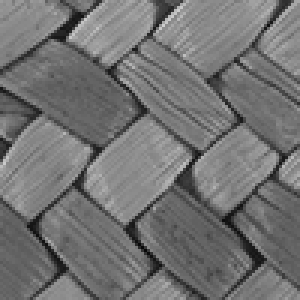
#> input picture pictures/1.bmp, 100 x 100 px (shown 3 times larger)
$ python prg.py
#> lines starting #> are read from the running program, lines starting #| are printed output that depends on the picture; after the words box and inside, x2 and y2 are one past the last pixel; in counts of white or black regions, pixels touching at a corner belong together
import numpy as np
import cv2
from matplotlib import pyplot as plt
from tabulate import tabulate

image_file = 'pictures/1.bmp'
image_file2 = 'pictures/2.bmp'
image_exam = 'pictures/2/exm2.bmp'
delta = 29
binary_coefficient = 0.5
n = 100
d = np.arange(100)

# допуски для базового класса
image_base = cv2.imread(image_file)
#> image_base is the input picture: shape (100, 100, 3); min 8, max 205, mean 114.7
image_base = cv2.cvtColor(image_base, cv2.COLOR_BGR2GRAY)
#> image_base: shape (100, 100)
image_array = np.around(np.mean(image_base, axis=1), 0)
#> image_array = 100 values, max 137 at index 54, min 96 at index 87, mean 114.7
VD = image_array + delta
#> VD = 100 values, max 166 at index 54, min 125 at index 87, mean 143.7
ND = image_array - delta
#> ND = 100 values, max 108 at index 54, min 67 at index 87, mean 85.72


def binarize(image_file):
    image_src = cv2.imread(image_file)
    image_src = cv2.cvtColor(image_src, cv2.COLOR_BGR2GRAY)
    image_src = cv2.resize(image_src, (100, 100))
    image_b = np.zeros(shape=(100, 100))
    ones = 0
    zeros = 0

    # бинаризация матрицы
    for i in range(len(image_src)):
        for j in range(len(image_src[i])):
            if ND[i] <= image_src[i][j] <= VD[i]:
                image_b[i][j] = 1
                # ones += 1
            else:
                image_b[i][j] = 0
                # zeros += 1

    # нахождение эталонного вектора
    e_vector = np.mean(image_b, axis=0)
    for i in range(len(e_vector)):
        if e_vector[i] > binary_coefficient:
            e_vector[i] = 1
        else:
            e_vector[i] = 0

    # print('binaries_matrix: ', image_b)
    # print('et vector: ', e_vector)
    # print('matrix: ', image_src)

    # соотошение 1/0 в матрице
    # print('\n', '1: ', round((ones / 10000) * 100, 2),
    #       '\n', '0: ', round((zeros / 10000) * 100), 2)

    # вывод картинок
    fig, (ax1, ax2) = plt.subplots(nrows=1, ncols=2, figsize=(10, 10))

    # ax1.axis("off")
    ax1.title.set_text('Original')

    # ax2.axis("off")
    ax2.title.set_text("Binarized")

    ax1.imshow(image_src, cmap='gray')
    ax2.imshow(image_b, cmap='binary')
    plt.tight_layout()
    plt.show()
    return e_vector, image_b


# вывод штрихкодов
def barcode(array):
    fig, ax = plt.subplots(nrows=1, ncols=1, figsize=(10, 2))
    ax.title.set_text("Barcode")
    ax.imshow(array.reshape(1, -1), cmap='binary', aspect='auto', interpolation='nearest')
    plt.show()


def distance2(ev1_arr, ev2_arr, b_array1, b_array2):
    ev1 = np.array(ev1_arr)
    ev2 = np.array(ev2_arr)
    arr1 = np.array(b_array1)
    arr2 = np.array(b_array2)

    result_e = sum(abs(ev1 - ev2))
    print('distance between ev1 and ev2:', result_e)

    sk1 = np.empty([int(len(arr1))])
    sk2 = np.empty([int(len(arr2))])

    for i in range(len(arr1)):
        sk1[i] = sum(abs(ev1 - arr1[i]))
    for i in range(len(arr2)):
        sk2[i] = sum(abs(ev1 - arr2[i]))
    print('sk1: ', sk1)
    print('sk2: ', sk2)

    return result_e, sk1, sk2


# создание таблицы (таблица + вызов функции подсчета sk1, sk2)
def table(vector1, vector2, img_b1, img_b2):
    # вызов функции подсчета sk1, sk2
    result_e, sk1, sk2 = distance2(vector1, vector2, img_b1, img_b2)
    # d = np.arange(n)
    k1 = np.zeros(n)
    k2 = np.zeros(n)

    for j in range(len(d)):
        for i in range(len(sk1)):
            if d[j] >= sk1[i]:
                k1[j] += 1

    for j in range(len(d)):
        for i in range(len(sk2)):
            if d[j] >= sk2[i]:
                k2[j] += 1

    d1 = (np.array(k1 / n)) + 0.0001
    d2 = (np.array(1 - k2 / n)) + 0.0001
    alfa = (1 - k1 / n) + 0.0001
    beta = (k2 / n) + 0.0001
    e = (0.5 * np.log2((d1 + d2) / (alfa + beta))) * (d1 + d2 - alfa - beta)

    esh = 1 + 0.5 * ((alfa / (alfa + d2)) * (np.log2(alfa / (alfa + d2))) +
                     (beta / (beta + d1)) * (np.log2(beta / (beta + d1))) +
                     (d1 / (d1 + beta)) * (np.log2(d1 / (d1 + beta))) +
                     (d2 / (d2 + alfa)) * (np.log2(d2 / (d2 + alfa))))

    d1 = d1 - 0.0001
    d2 = d2 - 0.0001
    alfa = alfa - 0.0001
    beta = beta - 0.0001
    # --- таблица значений картинкой ---
    table_values = np.column_stack([["ev1", "ev2"], [0, result_e], [result_e, 0]])

    fig, ax = plt.subplots(1, 1, figsize=(1, 1))
    column_labels = [" ", "ev1", "ev2"]
    ax.axis('tight')
    ax.axis('off')
    ax.table(cellText=table_values, colLabels=column_labels, loc="center")

    plt.show()

    print(
        tabulate(np.array([d, k1, k2, d1, d2, alfa, beta, e, esh]).T,
                 headers=["d", "K1", "K2", "D1", "D2", "α", "β", "E", "Esh"]))

    e0 = np.ones(100)
    for i in range(100):
        if d1[i] < 0.5 or d2[i] < 0.5 or d[i] > result_e:
            e0[i] = 0
        else:
            e0[i] = e[i]

    esh0 = np.ones(100)
    for i in range(100):
        if d1[i] < 0.5 or d2[i] < 0.5 or d[i] > result_e:
            esh0[i] = 0
        else:
            esh0[i] = esh[i]

    return e, esh, e0, esh0, result_e


def searchMaxE(ek, esh):
    ekmax = np.amax(ek)
    eshmax = np.amax(esh)
    value1, maxIndK = max(zip(ek, range(len(ek))))
    value2, maxIndSh = max(zip(esh, range(len(esh))))
    return ekmax, eshmax, maxIndK, maxIndSh


def exam(image_be, ev1, ev2, maxIndK1, maxIndK2):
    mu1avk = np.zeros(100)
    mu2avk = np.zeros(100)
    for i in range(len(image_be)):
        x = image_be[i]
        d1 = sum(abs(ev1 - x))
        d2 = sum(abs(ev2 - x))
        mu1k = 1 - d1 / maxIndK1
        mu2k = 1 - d2 / maxIndK2
        mu1avk[i] = mu1k
        mu2avk[i] = mu2k

    print("mu1: ", np.average(mu1avk), "mu2: ", np.average(mu2avk))
    if np.average(mu1avk) > 0 or np.average(mu2avk) > 0:
        print("Отже скоріше за все дані реалізації належать класу ",
              np.argmax([np.average(mu1avk), np.average(mu2avk)]) + 1)
    else:
        print("Отже скоріше за все дані реалізації не належать жодному з класів")


e_vector, image_b1 = binarize(image_file)
#> the loop in binarize, `for i in range(len(image_src)):` made 100 passes
#> after the loop in binarize, `for i in range(len(image_src)):`:
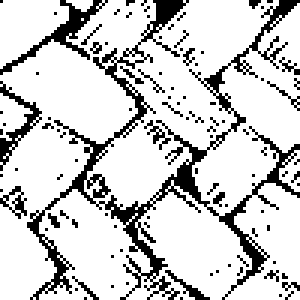
#> image_b: shape (100, 100) float64 (shown 3 times larger); values 0 (black) and 1 (white), 80.6% white; black in thin lines or dots
#> in binarize, `e_vector = np.mean(image_b, axis=0)`: e_vector = 100 values, max 0.93 at index 68, min 0.69 at index 45, mean 0.806
#> the loop in binarize, `for i in range(len(e_vector)):` made 100 passes
#> after the loop in binarize, `for i in range(len(e_vector)):`: e_vector = 100 values from 1 to 1
#> e_vector = 100 values from 1 to 1
barcode(e_vector)
e_vector2, image_b2 = binarize(image_file2)
#> call 2 of binarize, with image_file = 'pictures/2.bmp'
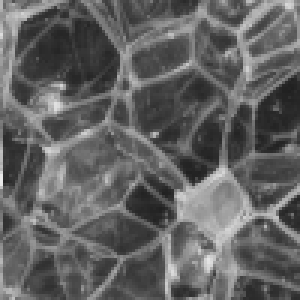
#> input picture pictures/2.bmp, 100 x 100 px (shown 3 times larger)
#> in binarize, image_src is the input picture: shape (100, 100, 3); min 32, max 233, mean 97.8
#> the loop in binarize (call 2), `for i in range(len(image_src)):` made 100 passes
#> after the loop in binarize (call 2), `for i in range(len(image_src)):`:
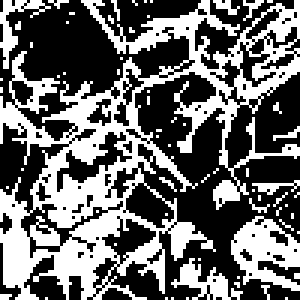
#> image_b: shape (100, 100) float64 (shown 3 times larger); values 0 (black) and 1 (white), 41.3% white; 65 white regions (59 under 20 px), largest, box (x1, y1, x2, y2) and area: (0, 0, 100, 100) 3342, (77, 72, 100, 97) 317, (57, 86, 81, 100) 130, (0, 0, 17, 23) 103, (84, 60, 100, 65) 33, (71, 0, 80, 5) 22
#> in binarize (call 2), `e_vector = np.mean(image_b, axis=0)`: e_vector = 100 values, max 0.62 at index 28, min 0.21 at index 55, mean 0.413
#> the loop in binarize (call 2), `for i in range(len(e_vector)):` made 100 passes
#> after the loop in binarize (call 2), `for i in range(len(e_vector)):`: e_vector = 100 values, max 1 at index 1, min 0 at index 0, mean 0.17
#> e_vector2 has the same summary as e_vector in binarize
barcode(e_vector2)
e_vector3, image_be = binarize(image_exam)
#> call 3 of binarize, with image_file = 'pictures/2/exm2.bmp'
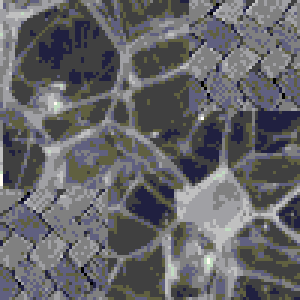
#> input picture pictures/2/exm2.bmp, 100 x 100 px (shown 3 times larger)
#> in binarize, image_src is the input picture: shape (100, 100, 3); mean B, G, R 104.3, 101, 100.9
#> the loop in binarize (call 3), `for i in range(len(image_src)):` made 100 passes
#> after the loop in binarize (call 3), `for i in range(len(image_src)):`:
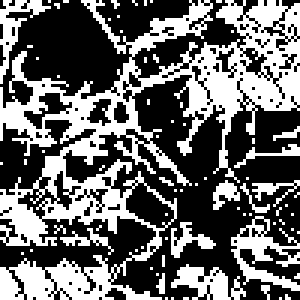
#> image_b: shape (100, 100) float64 (shown 3 times larger); values 0 (black) and 1 (white), 40.6% white; 74 white regions (64 under 20 px), largest, box (x1, y1, x2, y2) and area: (0, 0, 100, 100) 3144, (77, 72, 100, 97) 222, (57, 88, 82, 100) 152
#> in binarize (call 3), `e_vector = np.mean(image_b, axis=0)`: e_vector = 100 values, max 0.58 at index 5, min 0.17 at index 56, mean 0.406
#> the loop in binarize (call 3), `for i in range(len(e_vector)):` made 100 passes
#> after the loop in binarize (call 3), `for i in range(len(e_vector)):`: e_vector = 100 values, max 1 at index 0, min 0 at index 3, mean 0.1
#> e_vector3 has the same summary as e_vector in binarize
barcode(e_vector3)
#> in barcode (call 3), `plt.show()`:
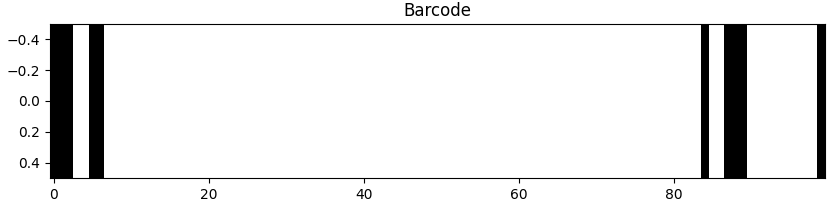
#> figure drawn by matplotlib, 1 panel
e1, esh1, e01, esh01, result_e = table(e_vector, e_vector2, image_b1, image_b2)
#> in distance2, `ev1 = np.array(ev1_arr)`: ev1 = 100 values from 1 to 1
#> in distance2, `ev2 = np.array(ev2_arr)`: ev2 = 100 values, max 1 at index 1, min 0 at index 0, mean 0.17
#> in distance2, `result_e = sum(abs(ev1 - ev2))`: result_e = 83
#| distance between ev1 and ev2: 83.0
#> in distance2, `sk1 = np.empty([int(len(arr1))])`: sk1 = 100 values, max 1 at index 0, min 0 at index 1, mean 0.83
#> in distance2, `sk2 = np.empty([int(len(arr2))])`: sk2 has the same summary as sk1
#> the loop in distance2, `for i in range(len(arr1)):` made 100 passes
#> after the loop in distance2, `for i in range(len(arr1)):`: sk1 = 100 values, max 35 at index 0, min 9 at index 79, mean 19.4
#> the loop in distance2, `for i in range(len(arr2)):` made 100 passes
#> after the loop in distance2, `for i in range(len(arr2)):`: sk2 = 100 values, max 79 at index 58, min 31 at index 84, mean 58.69
#| sk1:  [35. 28. 24. 25. 27. 21. 15. 16. 17. 17. 16. 14. 19. 16. 20. 18. 25. 26.
#|  27. 21. 26. 20. 20. 21. 18. 12. 16. 18. 12. 14. 12. 13. 16. 11. 19. 13.
#|  13. 13. 12. 14. 18. 18. 20. 22. 25. 23. 24. 27. 22. 25. 25. 21. 16. 17.
#|  12. 11. 13. 13. 22. 23. 25. 28. 25. 29. 29. 29. 24. 28. 29. 25. 27. 27.
#|  22. 16. 17. 17. 15. 12. 13.  9. 14. 12. 14. 17. 13. 16. 17. 16. 19. 15.
#|  20. 21. 18. 19. 23. 27. 20. 21. 17. 18.]
#| sk2:  [55. 59. 62. 71. 73. 70. 62. 58. 54. 61. 63. 66. 61. 64. 67. 66. 71. 69.
#|  72. 73. 74. 73. 66. 57. 59. 70. 59. 53. 61. 61. 59. 70. 61. 63. 57. 47.
#|  51. 54. 59. 58. 67. 65. 60. 65. 66. 63. 61. 56. 65. 67. 61. 56. 65. 68.
#|  67. 70. 73. 78. 79. 73. 61. 43. 54. 48. 52. 59. 54. 56. 61. 67. 66. 61.
#|  63. 58. 54. 46. 45. 44. 42. 44. 44. 34. 36. 35. 31. 36. 37. 41. 46. 50.
#|  46. 45. 45. 52. 50. 55. 70. 71. 69. 64.]
#> in table, `result_e, sk1, sk2 = distance2(vector1, vector2, img_b1, img_b2)`: result_e = 83
#> after the loop in table, `for i in range(100):`: e0 = 100 values, max 7.53 at index 29, min 0 at index 0, mean 1.43
#> after the loop in table, `for i in range(100):`: esh0 = 100 values, max 0.959 at index 29, min 0 at index 0, mean 0.311
#> e1 = 100 values, max 7.53 at index 29, min 0 at index 0, mean 1.47; esh1 = 100 values, max 0.959 at index 29, min 0 at index 0, mean 0.445; e01 has the same summary as e0 in table; esh01 has the same summary as esh0 in table; result_e = 83
e2, esh2, e02, esh02, result_e2 = table(e_vector2, e_vector, image_b2, image_b1)
#> the loop in distance2 (call 2), `for i in range(len(arr1)):` made 100 passes
#> the loop in distance2 (call 2), `for i in range(len(arr2)):` made 100 passes
#> e2 = 100 values, max 13.29 at index 56, min 0 at index 0, mean 1.42; esh2 = 100 values, max 0.999 at index 56, min 0 at index 0, mean 0.36; e02 = 100 values, max 13.29 at index 56, min 0 at index 0, mean 1.38; esh02 = 100 values, max 0.999 at index 56, min 0 at index 0, mean 0.24; result_e2 = 83

fig, ([ax1, ax2], [ax3, ax4]) = plt.subplots(nrows=2, ncols=2, gridspec_kw={'height_ratios': [4, 2]})

ax1.plot(e1, color="black")
ax1.plot(e01, color="black")
ax2.plot(e2, color="black")
ax2.plot(e02, color="black")
ax3.plot(esh1, color="black")
ax3.plot(esh01, color="black")
ax4.plot(esh2, color="black")
ax4.plot(esh02, color="black")

ax1.set_xlabel('d', fontsize=14)
ax1.set_ylabel('KFE', fontsize=14)
ax1.set_title('1 class (Кульбак)', fontsize=14)
ax2.set_xlabel('d', fontsize=14)
ax2.set_ylabel('KFE', fontsize=14)
ax2.set_title('2 class (Кульбак)', fontsize=14)
ax3.set_xlabel('d', fontsize=14)
ax3.set_ylabel('KFE', fontsize=14)
ax3.set_title('1 class (Шеннон)', fontsize=14)
ax4.set_xlabel('d', fontsize=14)
ax4.set_ylabel('KFE', fontsize=14)
ax4.set_title('2 class (Шеннон)', fontsize=14)

ax1.fill(e1, hatch="+++", facecolor="lightblue", edgecolor="red")
ax1.fill(e01, hatch="|", facecolor="lightgreen", edgecolor="red")
ax2.fill(e2, hatch="+++", facecolor="lightblue", edgecolor="red")
ax2.fill(e02, hatch="|", facecolor="lightgreen", edgecolor="red")
ax3.fill(esh1, hatch="+++", facecolor="lightblue", edgecolor="red")
ax3.fill(esh01, hatch="|", facecolor="lightgreen", edgecolor="red")
ax4.fill(esh2, hatch="+++", facecolor="lightblue", edgecolor="red")
ax4.fill(esh02, hatch="|", facecolor="lightgreen", edgecolor="red")
plt.tight_layout()
plt.show()
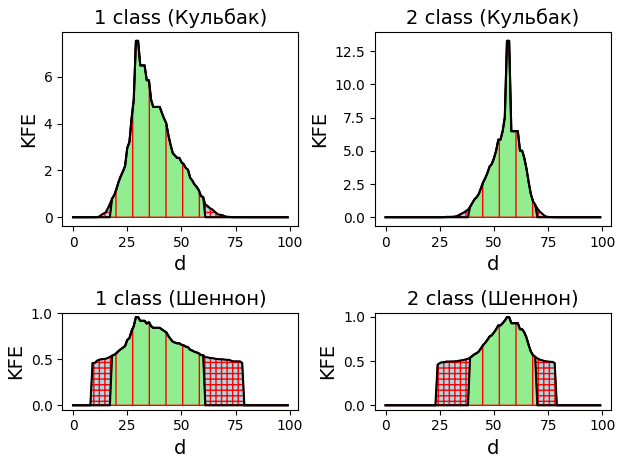
#> figure drawn by matplotlib, 4 panels; panel 1: curve peaks at x = 29, y = 7.53; panel 1: curve peaks at x = 29, y = 7.53; panel 2: curve peaks at x = 56, y = 13.29; panel 2: curve peaks at x = 56, y = 13.29

e01, esh01, maxIndK1, maxIndSh1 = searchMaxE(e1, esh1)
#> in searchMaxE, `ekmax = np.amax(ek)`: ekmax = 7.53
#> in searchMaxE, `eshmax = np.amax(esh)`: eshmax = 0.959
#> in searchMaxE, `value1, maxIndK = max(zip(ek, range(len(ek))))`: value1 = 7.53; maxIndK = 30
#> in searchMaxE, `value2, maxIndSh = max(zip(esh, range(len(esh))))`: value2 = 0.959; maxIndSh = 30
#> e01 = 7.53; esh01 = 0.959; maxIndK1 = 30; maxIndSh1 = 30
e02, esh02, maxIndK2, maxIndSh2 = searchMaxE(e2, esh2)
#> e02 = 13.29; esh02 = 0.999; maxIndK2 = 57; maxIndSh2 = 57

exam(image_be, e_vector, e_vector2, maxIndK1, maxIndK2)
#> the loop in exam, `for i in range(len(image_be)):` made 100 passes
#> (d1, d2, mu1k, mu2k) on passes 1 to 12: (59, 32, -0.967, 0.439), (63, 34, -1.1, 0.404), (52, 47, -0.733, 0.175), (53, 46, -0.767, 0.193), (62, 45, -1.07, 0.211), (60, 47, -1, 0.175), (54, 47, -0.8, 0.175), (54, 45, -0.8, 0.211), (61, 40, -1.03, 0.298), (69, 38, -1.3, 0.333), (65, 42, -1.17, 0.263), (68, 39, -1.27, 0.316)
#> after the loop in exam, `for i in range(len(image_be)):`: mu1avk = 100 values, max -0.2 at index 27, min -1.73 at index 83, mean -0.978; mu2avk = 100 values, max 0.614 at index 46, min -0.246 at index 27, mean 0.269

print("Значення КФЕ(Шеннон)= ", esh01, "; d= ", maxIndSh1, " КФЕ(Кульбак)= ", e01, "; d= ", maxIndK1,
      " для 1-го классу максимальне при delta = ", delta,
      "; d= ", maxIndK1)
print("Значення КФЕ(Шеннон)= ", esh02, "; d= ", maxIndSh2, " КФЕ(Кульбак)= ", e02, "; d= ", maxIndK2,
      " для 2-го классу максимальне при delta = ", delta,
      "; d= ", maxIndK2)
print("Міжцентрова кодова відстань result_e: ", result_e, " result_e2: ", result_e2)
